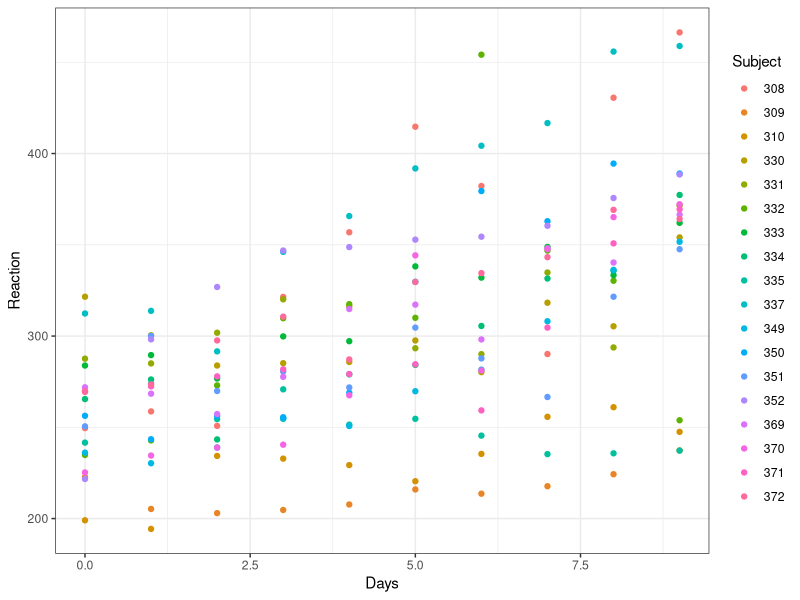
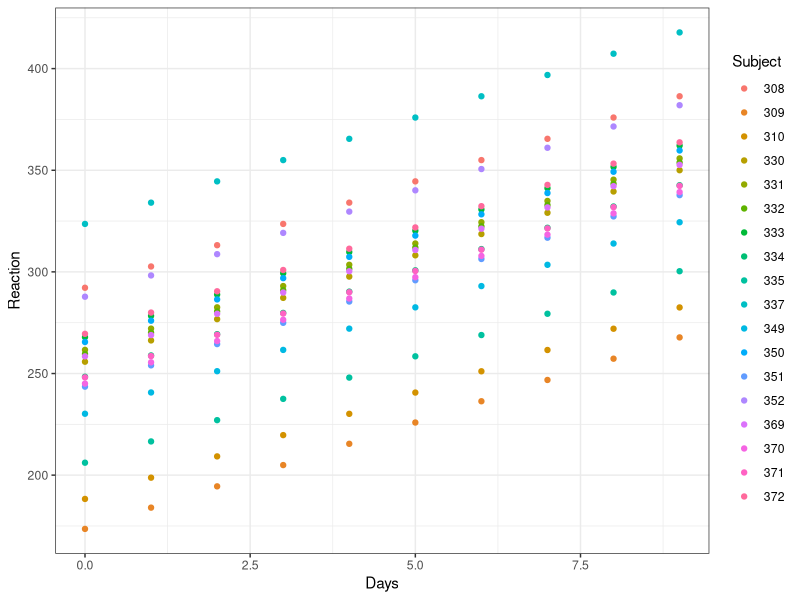
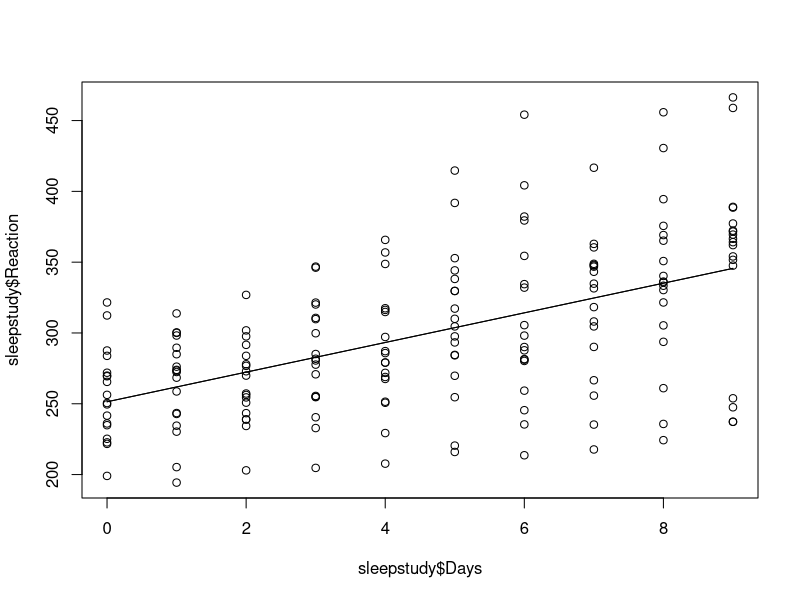
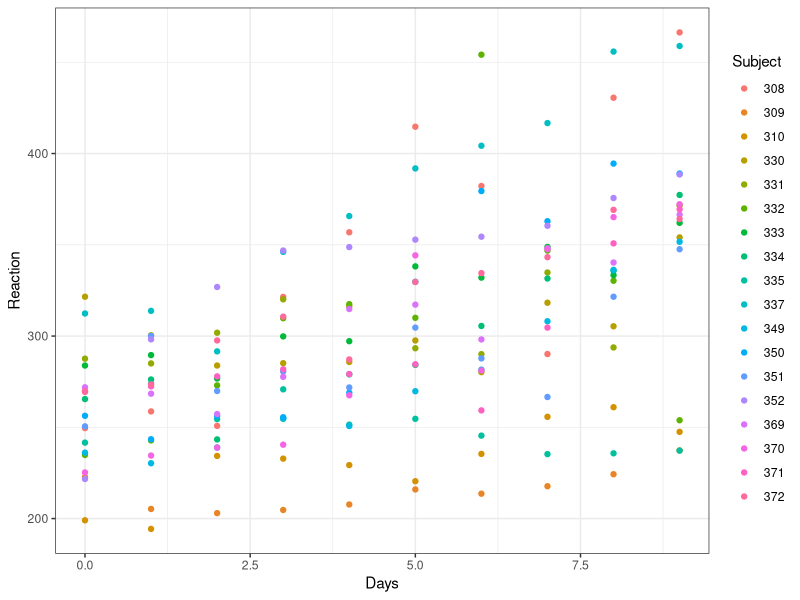
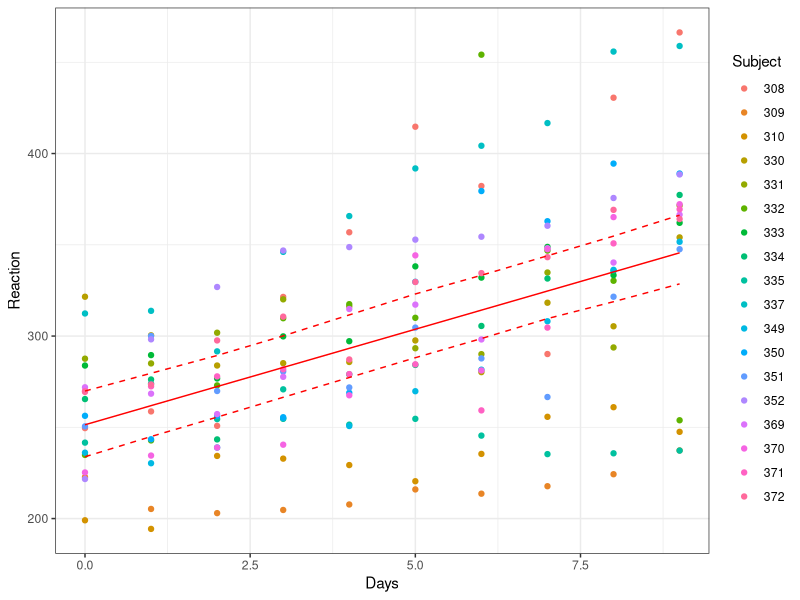
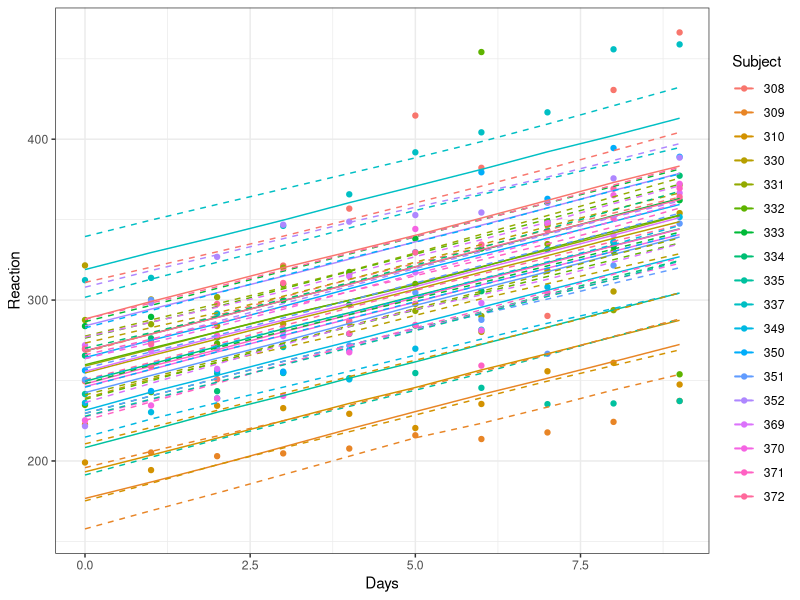
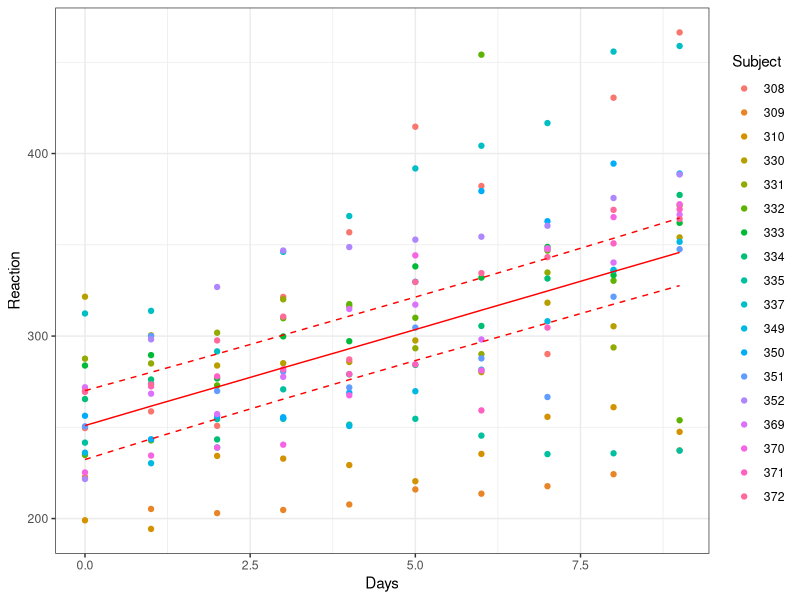
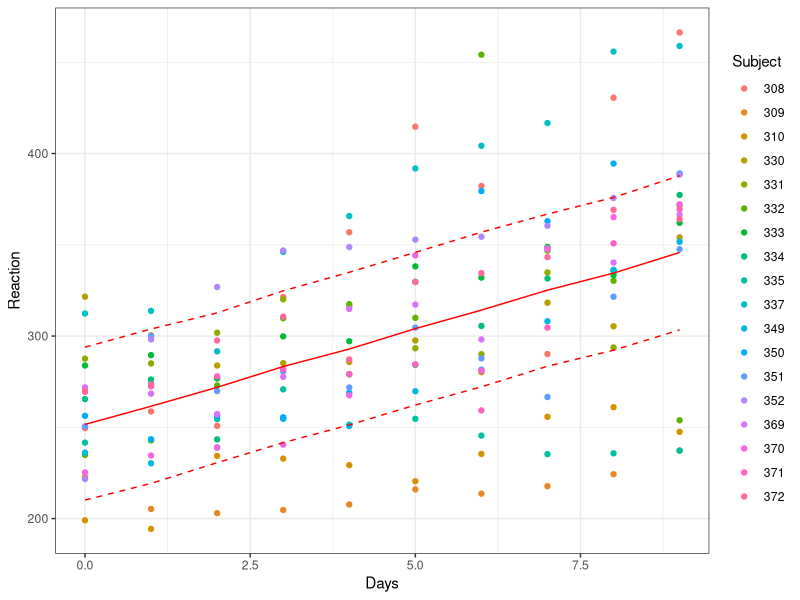

Source code (R) for these figures, in order:
## ---- chunk 1
# Callin Switzer
# 17 Feb 2017
# LMER prediction intervals and CI's 

library(lme4)


set.seed(271828)
data(sleepstudy)

library(magrittr)
sleepstudy %>% head

fm1 <- lmer(Reaction ~ Days + (1|Subject), data=sleepstudy)
summary(fm1)




library(ggplot2)
theme_set(theme_bw())

pp = data.frame(preds = predict(fm1), Days = sleepstudy$Days, subj = sleepstudy$Subject)

# look at data
ggplot(sleepstudy, aes(x = Days, y = Reaction, color = Subject)) + 
     geom_point() 

ggplot(sleepstudy, aes(x = Days, y = Reaction, color = Subject)) + 
     # geom_point() + 
     # geom_line() + 
     geom_point(data = pp, aes(x = Days, y = preds, color = subj))

# base R plot
plot(sleepstudy$Reaction ~ sleepstudy$Days)
lines(predict(fm1, re.form = NA), x = sleepstudy$Days) # plot fitted line
curve(251.41 + x * 10.47, 0, 9, add = TRUE) # how that curve is predicted




# construct prediction interals
mySumm <- function(.) {
     predict(., newdata=sleepstudy, re.form=NULL)
}
####Collapse bootstrap into median, 95% Prediction Interval
sumBoot <- function(merBoot) {
     return(
          data.frame(fit = apply(merBoot$t, 2, function(x) as.numeric(quantile(x, probs=.5, na.rm=TRUE))),
                     lwr = apply(merBoot$t, 2, function(x) as.numeric(quantile(x, probs=.025, na.rm=TRUE))),
                     upr = apply(merBoot$t, 2, function(x) as.numeric(quantile(x, probs=.975, na.rm=TRUE)))
          )
     )
}

##lme4::bootMer() two possible methods
# if use.u is FALSE, this generates new random effects and random errors
# if use.u is TRUE, then the levels of the random effects are essentially fixed
system.time(
     boot1 <- lme4::bootMer(fm1, mySumm, nsim=100, use.u=TRUE, type="parametric")
)

PI.boot1 <- sumBoot(boot1)
PI.boot1




## bootstrap confidence interval, subtracting variation due to individuals
pframe <- data.frame(Days = unique(sleepstudy$Days))
pframe$Reaction <- 0
pp <- predict(fm1, newdata = pframe, re.form=NA, type = 'response')

mm <- model.matrix(terms(fm1), pframe)
predFun<-function(.) (mm%*%fixef(.) )
bb<-bootMer(fm1,FUN=predFun,nsim=200) #do this 200 times
bb_se<-apply(bb$t,2,function(x) quantile(x, probs = c(0.025, 0.975)))
pframe$blo<-bb_se[1,]
pframe$bhi<-bb_se[2,]
pframe$predMean <- pp


# calculate an "average" prediction interval, based on all individuals
predMeans = data.frame(predMean = tapply(PI.boot1$fit, sleepstudy$Days, mean ), 
                       predUpr = tapply(PI.boot1$upr, sleepstudy$Days, mean ), 
                       predLwr = tapply(PI.boot1$lwr, sleepstudy$Days, mean ), 
                       Days = unique(sleepstudy$Days))


# plot raw data, colored by subject
ggplot(sleepstudy, aes(x = Days, y = Reaction, color = Subject)) + 
      geom_point() 


# plot confidence interval for an average individual (i.e. not taking random effects into account)
ggplot(sleepstudy, aes(x = Days, y = Reaction, color = Subject)) + 
     geom_point() + 
     geom_line(data = pframe, aes(x = Days, y = predMean), color = 'red' ) + 
     geom_line(data = pframe, aes(x = Days, y = bhi), color = 'red', lty = 2 ) + 
     geom_line(data = pframe, aes(x = Days, y = blo), color = 'red', lty = 2) 

# plot showing predictions and CI's for each individual
ggplot(sleepstudy, aes(x = Days, y = Reaction, color = Subject)) + 
     geom_point() + 
     geom_line(data = PI.boot1, aes(x = sleepstudy$Days, y = fit, color = sleepstudy$Subject)) + 
     geom_line(data = PI.boot1, aes(x = sleepstudy$Days, y = lwr, 
                                    color = sleepstudy$Subject), lty = 2) + 
     geom_line(data = PI.boot1, aes(x = sleepstudy$Days, y = upr, 
                                    color = sleepstudy$Subject), lty = 2)

# plot showing average predictions and intervals (accounting for random effects)
ggplot(sleepstudy, aes(x = Days, y = Reaction, color = Subject)) + 
     geom_point() + 
     geom_line(data = predMeans, aes(x = Days, y = predMean), color = 'red') + 
     geom_line(data = predMeans, aes(x = Days, y = predLwr), color = 'red', lty = 2) + 
     geom_line(data = predMeans, aes(x = Days, y = predUpr), color = 'red', lty = 2)



### another method for fixed effects only
library(merTools)
pframe$Subject = 999 # not a subject from our dataset
# can change indlue.resid.var
preds <- predictInterval(fm1, newdata = pframe, n.sims = 10000, stat = "mean", include.resid.var = TRUE)
preds$Days = unique(sleepstudy$Days)   


# plot showing average predictions and intervals (including residual variance)
ggplot(sleepstudy, aes(x = Days, y = Reaction, color = Subject)) + 
     geom_point() + 
     geom_line(data = preds, aes(x = Days, y = fit), color = 'red') + 
     geom_line(data = preds, aes(x = Days, y = upr), color = 'red', lty = 2) + 
     geom_line(data = preds, aes(x = Days, y = lwr), color = 'red', lty = 2)

fm1
